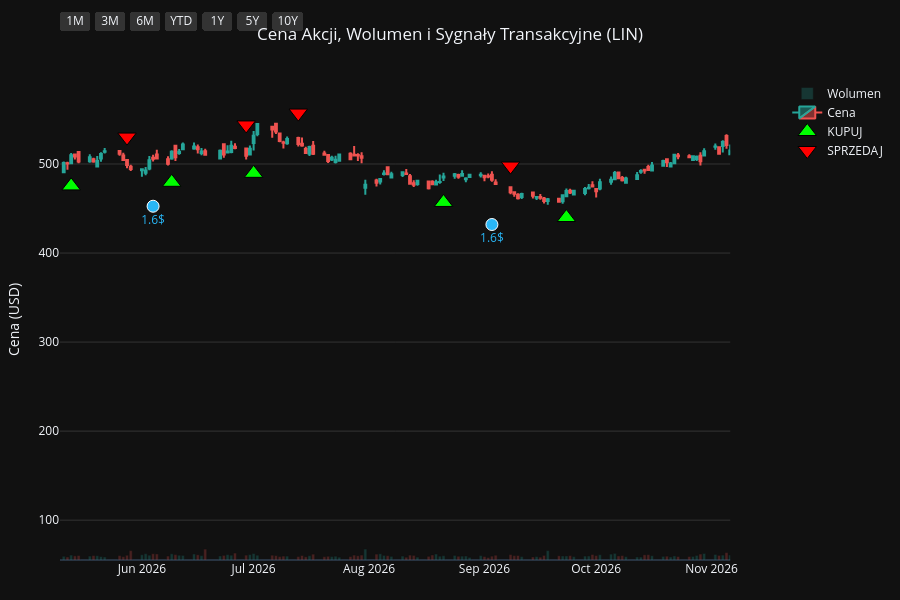
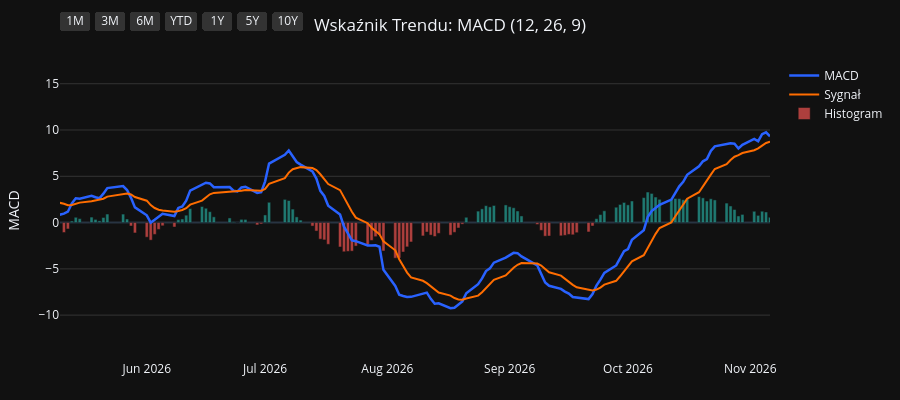
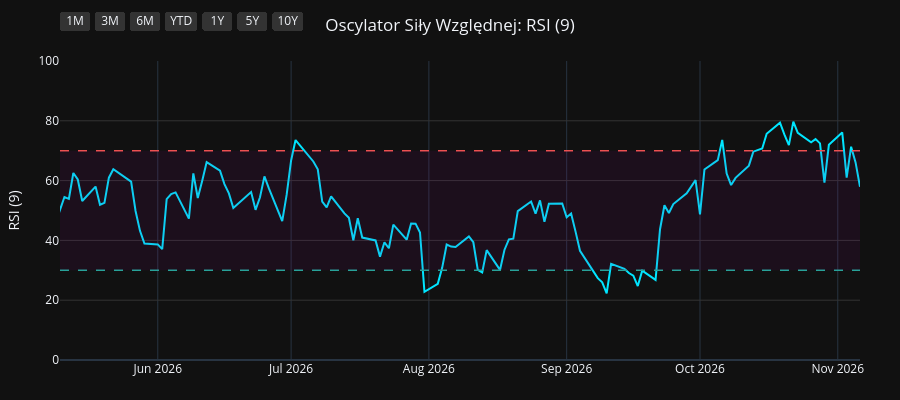
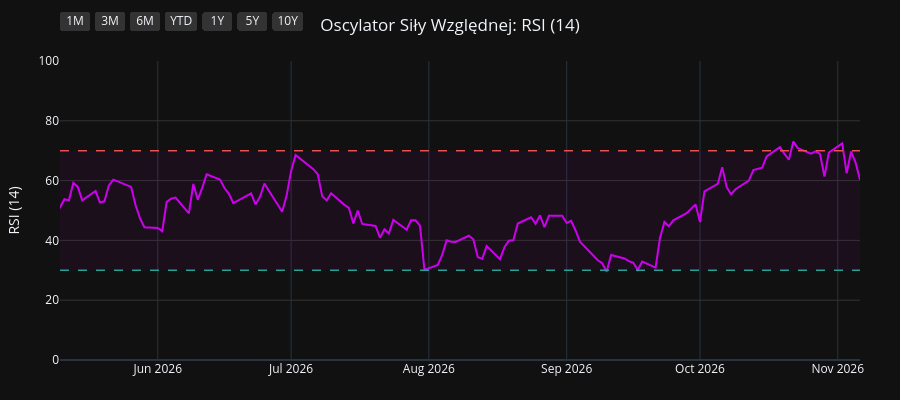

Write notebook code for charts like these, in order.
### Code cell
import os
import yfinance as yf
import pandas as pd
import pandas_ta as ta
import plotly.graph_objects as go
from plotly.subplots import make_subplots

# 1. Pobranie i przygotowanie danych
symbol = os.environ.get("STOCK_TICKER", "").strip().upper()
if not symbol:
    raise RuntimeError("Set STOCK_TICKER before running price_extractor.ipynb")
df = yf.Ticker(symbol).history(period="10y")
df.index = df.index.tz_localize(None)

# Wskaźniki i sygnały
df.ta.macd(fast=12, slow=26, signal=9, append=True)
df.ta.rsi(length=9, append=True)
df.ta.rsi(length=14, append=True)
df.ta.rsi(length=21, append=True)
df.dropna(inplace=True)

macd = df['MACD_12_26_9']
signal = df['MACDs_12_26_9']
wczorajszy_macd = macd.shift(1)
wczorajszy_signal = signal.shift(1)

df['Decyzja'] = 'BRAK'
df.loc[(macd > signal) & (wczorajszy_macd <= wczorajszy_signal), 'Decyzja'] = 'KUPUJ'
df.loc[(macd < signal) & (wczorajszy_macd >= wczorajszy_signal), 'Decyzja'] = 'SPRZEDAJ'

df_kupuj = df[df['Decyzja'] == 'KUPUJ']
df_sprzedaj = df[df['Decyzja'] == 'SPRZEDAJ']
df_dywidendy = df[df['Dividends'] > 0]
df_splity = df[df['Stock Splits'] > 0]

# Wspólna konfiguracja osi X
konfiguracja_osi_x = dict(
    type="date",
    showspikes=True, spikemode="across", spikesnap="cursor", spikedash="dot", spikecolor="#ffffff", spikethickness=1, hoverformat="%Y-%m-%d",
    rangeselector=dict(
        buttons=list([
            dict(count=1, label="1M", step="month", stepmode="backward"),
            dict(count=3, label="3M", step="month", stepmode="backward"),
            dict(count=6, label="6M", step="month", stepmode="backward"),
            dict(count=1, label="YTD", step="year", stepmode="todate"),
            dict(count=1, label="1Y", step="year", stepmode="backward"),
            dict(count=5, label="5Y", step="year", stepmode="backward"),
            dict(step="all", label="10Y")
        ]),
        bgcolor="#333333", activecolor="#2962ff", x=0, y=1.1
    )
)

# ==========================================
# WYKRES 1: CENA + WOLUMEN + SYGNAŁY
# ==========================================
fig1 = make_subplots(specs=[[{"secondary_y": True}]])

kolory_wolumenu = ['#26a69a' if row['Close'] >= row['Open'] else '#ef5350' for index, row in df.iterrows()]
fig1.add_trace(go.Bar(x=df.index, y=df['Volume'], marker_color=kolory_wolumenu, opacity=0.25, name='Wolumen'), secondary_y=True)
fig1.add_trace(go.Candlestick(x=df.index, open=df['Open'], high=df['High'], low=df['Low'], close=df['Close'], name='Cena', increasing_line_color='#26a69a', decreasing_line_color='#ef5350'), secondary_y=False)
fig1.add_trace(go.Scatter(x=df_kupuj.index, y=df_kupuj['Low'] * 0.95, customdata=df_kupuj[['Low', 'High']], mode='markers', marker=dict(symbol='triangle-up', size=16, color='#00ff00', line=dict(width=1, color='black')), name='KUPUJ', hovertemplate='KUPUJ<br>Najniższa: %{customdata[0]:.2f}<br>Najwyższa: %{customdata[1]:.2f}<extra></extra>'), secondary_y=False)
fig1.add_trace(go.Scatter(x=df_sprzedaj.index, y=df_sprzedaj['High'] * 1.05, customdata=df_sprzedaj[['Low', 'High']], mode='markers', marker=dict(symbol='triangle-down', size=16, color='#ff0000', line=dict(width=1, color='black')), name='SPRZEDAJ', hovertemplate='SPRZEDAJ<br>Najniższa: %{customdata[0]:.2f}<br>Najwyższa: %{customdata[1]:.2f}<extra></extra>'), secondary_y=False)

if not df_dywidendy.empty:
    fig1.add_trace(go.Scatter(x=df_dywidendy.index, y=df_dywidendy['Low'] * 0.90, mode='markers+text', marker=dict(symbol='circle', size=12, color='#29b6f6', line=dict(width=1, color='white')), text=df_dywidendy['Dividends'].apply(lambda x: f"{x}$"), textposition="bottom center", name='Dywidenda', showlegend=False, hovertemplate='Dywidenda: %{text}<extra></extra>', textfont=dict(color="#29b6f6")), secondary_y=False)
if not df_splity.empty:
                    fig1.add_trace(go.Scatter(x=df_splity.index, y=df_splity['High'], mode='markers+text', marker=dict(symbol='star', size=16, color='#ffee58', line=dict(width=1, color='black')), text=df_splity['Stock Splits'].apply(lambda x: f"{x:g}:1" if x >= 1 else f"1:{1 / x:g}"), textposition="top center", name='Split', hovertemplate='%{text}<extra></extra>', textfont=dict(color="#ffee58")), secondary_y=False)

fig1.update_layout(title=dict(text=f"Cena Akcji, Wolumen i Sygnały Transakcyjne ({symbol})", x=0.5, xanchor='center'), dragmode='pan', xaxis_rangeslider_visible=False, template='plotly_dark', height=600, hovermode='x unified', margin=dict(l=60, r=40, t=60, b=40))
fig1.update_xaxes(**konfiguracja_osi_x)
fig1.update_xaxes(range=[df.index.max() - pd.Timedelta(days=180), df.index.max()])
fig1.update_yaxes(title_text="Cena (USD)", secondary_y=False, gridcolor='#333333')
fig1.update_yaxes(range=[0, df['Volume'].max() * 4], showgrid=False, showticklabels=False, secondary_y=True)
fig1.show(config={'scrollZoom': True})

# ==========================================
# WYKRES 2: WSKAŹNIK MACD
# ==========================================
fig2 = go.Figure()
fig2.add_trace(go.Scatter(x=df.index, y=df['MACD_12_26_9'], line=dict(color='#2962ff', width=2.5), name='MACD'))
fig2.add_trace(go.Scatter(x=df.index, y=df['MACDs_12_26_9'], line=dict(color='#ff6d00', width=2), name='Sygnał'))
kolory_macd = ['#26a69a' if val >= 0 else '#ef5350' for val in df['MACDh_12_26_9']]
fig2.add_trace(go.Bar(x=df.index, y=df['MACDh_12_26_9'], marker_color=kolory_macd, name='Histogram', opacity=0.7))
fig2.update_layout(title=dict(text="Wskaźnik Trendu: MACD (12, 26, 9)", x=0.5, xanchor='center'), dragmode='pan', xaxis_rangeslider_visible=False, template='plotly_dark', height=400, hovermode='x unified', margin=dict(l=60, r=40, t=60, b=40))
fig2.update_xaxes(**konfiguracja_osi_x)
fig2.update_xaxes(range=[df.index.max() - pd.Timedelta(days=180), df.index.max()])
fig2.update_yaxes(title_text="MACD", gridcolor='#333333')
fig2.show(config={'scrollZoom': True})

# ==========================================
# WYKRES 3: OSCYLATOR RSI (9)
# ==========================================
fig3 = go.Figure()
fig3.add_trace(go.Scatter(x=df.index, y=df['RSI_9'], line=dict(color='#00e5ff', width=2), name='RSI (9)'))
fig3.add_hline(y=70, line_dash="dash", line_color="#ef5350", line_width=1.5)
fig3.add_hline(y=30, line_dash="dash", line_color="#26a69a", line_width=1.5)
fig3.add_hrect(y0=30, y1=70, line_width=0, fillcolor="purple", opacity=0.1)
fig3.update_layout(title=dict(text="Oscylator Siły Względnej: RSI (9)", x=0.5, xanchor='center'), dragmode='pan', xaxis_rangeslider_visible=False, template='plotly_dark', height=400, hovermode='x unified', margin=dict(l=60, r=40, t=60, b=40))
fig3.update_xaxes(**konfiguracja_osi_x)
fig3.update_xaxes(range=[df.index.max() - pd.Timedelta(days=180), df.index.max()])
fig3.update_yaxes(title_text="RSI (9)", range=[0, 100], gridcolor='#333333')
fig3.show(config={'scrollZoom': True})

# ==========================================
# WYKRES 4: OSCYLATOR RSI (14)
# ==========================================
fig4 = go.Figure()
fig4.add_trace(go.Scatter(x=df.index, y=df['RSI_14'], line=dict(color='#d500f9', width=2), name='RSI (14)'))
fig4.add_hline(y=70, line_dash="dash", line_color="#ef5350", line_width=1.5)
fig4.add_hline(y=30, line_dash="dash", line_color="#26a69a", line_width=1.5)
fig4.add_hrect(y0=30, y1=70, line_width=0, fillcolor="purple", opacity=0.1)
fig4.update_layout(title=dict(text="Oscylator Siły Względnej: RSI (14)", x=0.5, xanchor='center'), dragmode='pan', xaxis_rangeslider_visible=False, template='plotly_dark', height=400, hovermode='x unified', margin=dict(l=60, r=40, t=60, b=40))
fig4.update_xaxes(**konfiguracja_osi_x)
fig4.update_xaxes(range=[df.index.max() - pd.Timedelta(days=180), df.index.max()])
fig4.update_yaxes(title_text="RSI (14)", range=[0, 100], gridcolor='#333333')
fig4.show(config={'scrollZoom': True})

# ==========================================
# WYKRES 5: OSCYLATOR RSI (21)
# ==========================================
fig5 = go.Figure()
fig5.add_trace(go.Scatter(x=df.index, y=df['RSI_21'], line=dict(color='#64dd17', width=2), name='RSI (21)'))
fig5.add_hline(y=70, line_dash="dash", line_color="#ef5350", line_width=1.5)
fig5.add_hline(y=30, line_dash="dash", line_color="#26a69a", line_width=1.5)
fig5.add_hrect(y0=30, y1=70, line_width=0, fillcolor="purple", opacity=0.1)
fig5.update_layout(title=dict(text="Oscylator Siły Względnej: RSI (21)", x=0.5, xanchor='center'), dragmode='pan', xaxis_rangeslider_visible=False, template='plotly_dark', height=400, hovermode='x unified', margin=dict(l=60, r=40, t=60, b=40))
fig5.update_xaxes(**konfiguracja_osi_x)
fig5.update_xaxes(range=[df.index.max() - pd.Timedelta(days=180), df.index.max()])
fig5.update_yaxes(title_text="RSI (21)", range=[0, 100], gridcolor='#333333')
fig5.show(config={'scrollZoom': True})

### Figure 1 — Plotly figure (JSON) as saved in the notebook; plotly's stock layout.template omitted (floating-point values rounded to 4 significant figures; data arrays with more than 128 entries replaced by an {"elided": "..."} marker saying what was removed)
{"data": [{"marker": {"color": {"elided": "2481 str values"}}, "name": "Wolumen", "opacity": 0.25, "type": "bar", "x": {"elided": "2481 str values"}, "xaxis": "x", "y": {"elided": "2481 int values"}, "yaxis": "y2"}, {"close": {"elided": "2481 float values"}, "decreasing": {"line": {"color": "#ef5350"}}, "high": {"elided": "2481 float values"}, "increasing": {"line": {"color": "#26a69a"}}, "low": {"elided": "2481 float values"}, "name": "Cena", "open": {"elided": "2481 float values"}, "type": "candlestick", "x": {"elided": "2481 str values"}, "xaxis": "x", "yaxis": "y"}, {"customdata": {"elided": "103x2 float values"}, "hovertemplate": "KUPUJ<br>Najniższa: %{customdata[0]:.2f}<br>Najwyższa: %{customdata[1]:.2f}<extra></extra>", "marker": {"color": "#00ff00", "line": {"color": "black", "width": 1}, "size": 16, "symbol": "triangle-up"}, "mode": "markers", "name": "KUPUJ", "type": "scatter", "x": ["2017-01-24T00:00:00", "2017-02-15T00:00:00", "2017-03-20T00:00:00", "2017-03-28T00:00:00", "2017-04-21T00:00:00", "2017-06-01T00:00:00", "2017-06-09T00:00:00", "2017-07-19T00:00:00", "2017-08-16T00:00:00", "2017-09-06T00:00:00", "2017-10-26T00:00:00", "2017-11-21T00:00:00", "2017-12-21T00:00:00", "2017-12-28T00:00:00", "2018-02-23T00:00:00", "2018-03-06T00:00:00", "2018-04-10T00:00:00", "2018-06-06T00:00:00", "2018-07-05T00:00:00", "2018-08-27T00:00:00", "2018-10-22T00:00:00", "2018-11-07T00:00:00", "2018-11-30T00:00:00", "2018-12-12T00:00:00", "2018-12-28T00:00:00", "2019-02-12T00:00:00", "2019-03-14T00:00:00", "2019-04-02T00:00:00", "2019-05-14T00:00:00", "2019-06-04T00:00:00", "2019-08-29T00:00:00", "2019-10-11T00:00:00", "2019-12-13T00:00:00", "2020-01-16T00:00:00", "2020-02-05T00:00:00", "2020-03-26T00:00:00", "2020-05-08T00:00:00", "2020-05-18T00:00:00", "2020-07-02T00:00:00", "2020-09-02T00:00:00", "2020-10-09T00:00:00", "2020-10-23T00:00:00", "2020-11-03T00:00:00", "2020-12-18T00:00:00", "2020-12-24T00:00:00", "2021-02-08T00:00:00", "2021-02-23T00:00:00", "2021-03-02T00:00:00", "2021-03-08T00:00:00", "2021-04-16T00:00:00", "2021-05-07T00:00:00", "2021-06-30T00:00:00", "2021-07-21T00:00:00", "2021-08-30T00:00:00", "2021-10-14T00:00:00", "2021-12-09T00:00:00", "2022-02-18T00:00:00", "2022-02-28T00:00:00", "2022-03-10T00:00:00", "2022-05-17T00:00:00", "2022-07-18T00:00:00", "2022-09-12T00:00:00", "2022-10-04T00:00:00", "2023-01-12T00:00:00", "2023-02-07T00:00:00", "2023-02-24T00:00:00", "2023-03-28T00:00:00", "2023-05-01T00:00:00", "2023-06-07T00:00:00", "2023-07-14T00:00:00", "2023-08-29T00:00:00", "2023-10-10T00:00:00", "2023-10-30T00:00:00", "2024-02-02T00:00:00", "2024-02-06T00:00:00", "2024-05-13T00:00:00", "2024-07-12T00:00:00", "2024-08-15T00:00:00", "2024-09-24T00:00:00", "2024-10-15T00:00:00", "2024-11-25T00:00:00", "2025-01-08T00:00:00", "2025-03-31T00:00:00", "2025-04-17T00:00:00", "2025-07-01T00:00:00", "2025-07-24T00:00:00", "2025-08-07T00:00:00", "2025-09-12T00:00:00", "2025-09-23T00:00:00", "2025-11-12T00:00:00", "2025-11-26T00:00:00", "2025-12-11T00:00:00", "2026-01-22T00:00:00", "2026-02-12T00:00:00", "2026-04-02T00:00:00", "2026-04-08T00:00:00", "2026-04-24T00:00:00", "2026-05-01T00:00:00", "2026-05-13T00:00:00", "2026-06-09T00:00:00", "2026-07-01T00:00:00", "2026-08-21T00:00:00", "2026-09-23T00:00:00"], "xaxis": "x", "y": [94.8, 94.56, 96.23, 96.03, 97.12, 107.7, 109.6, 109.9, 108.0, 107.2, 118.3, 124.4, 127.5, 127.5, 126.6, 126.6, 121.0, 132.3, 135.0, 132.2, 135.3, 138.4, 132.2, 134.4, 131.3, 138.8, 147.5, 150.5, 153.1, 158.9, 160.1, 165.3, 179.9, 182.8, 184.1, 146.3, 160.2, 162.8, 190.4, 223.6, 208.9, 204.5, 202.8, 222.6, 223.7, 224.4, 219.7, 222.1, 218.5, 254.4, 261.8, 254.8, 258.0, 278.4, 269.6, 294.4, 266.0, 256.5, 250.6, 281.7, 248.0, 262.1, 255.0, 294.7, 288.4, 291.8, 312.8, 336.0, 326.6, 343.1, 345.7, 342.9, 341.6, 370.7, 377.2, 398.9, 402.9, 416.5, 440.0, 441.6, 419.2, 384.5, 426.9, 418.8, 438.2, 432.1, 436.8, 449.1, 444.9, 398.3, 381.5, 371.5, 413.8, 441.7, 466.6, 455.7, 473.6, 473.8, 475.4, 479.5, 489.5, 456.8, 439.9], "yaxis": "y"}, {"customdata": {"elided": "102x2 float values"}, "hovertemplate": "SPRZEDAJ<br>Najniższa: %{customdata[0]:.2f}<br>Najwyższa: %{customdata[1]:.2f}<extra></extra>", "marker": {"color": "#ff0000", "line": {"color": "black", "width": 1}, "size": 16, "symbol": "triangle-down"}, "mode": "markers", "name": "SPRZEDAJ", "type": "scatter", "x": ["2017-02-06T00:00:00", "2017-03-10T00:00:00", "2017-03-21T00:00:00", "2017-04-13T00:00:00", "2017-05-18T00:00:00", "2017-06-07T00:00:00", "2017-06-15T00:00:00", "2017-07-27T00:00:00", "2017-09-05T00:00:00", "2017-10-10T00:00:00", "2017-11-10T00:00:00", "2017-12-04T00:00:00", "2017-12-26T00:00:00", "2018-01-22T00:00:00", "2018-02-28T00:00:00", "2018-03-19T00:00:00", "2018-05-24T00:00:00", "2018-06-18T00:00:00", "2018-07-23T00:00:00", "2018-10-09T00:00:00", "2018-11-02T00:00:00", "2018-11-09T00:00:00", "2018-12-07T00:00:00", "2018-12-20T00:00:00", "2019-02-11T00:00:00", "2019-03-04T00:00:00", "2019-03-22T00:00:00", "2019-04-15T00:00:00", "2019-05-30T00:00:00", "2019-06-24T00:00:00", "2019-10-02T00:00:00", "2019-11-22T00:00:00", "2020-01-02T00:00:00", "2020-01-23T00:00:00", "2020-02-24T00:00:00", "2020-05-05T00:00:00", "2020-05-13T00:00:00", "2020-06-12T00:00:00", "2020-07-30T00:00:00", "2020-09-03T00:00:00", "2020-10-15T00:00:00", "2020-10-26T00:00:00", "2020-12-02T00:00:00", "2020-12-22T00:00:00", "2021-01-15T00:00:00", "2021-02-17T00:00:00", "2021-02-26T00:00:00", "2021-03-03T00:00:00", "2021-04-14T00:00:00", "2021-04-19T00:00:00", "2021-05-19T00:00:00", "2021-07-19T00:00:00", "2021-08-26T00:00:00", "2021-08-31T00:00:00", "2021-11-17T00:00:00", "2022-01-06T00:00:00", "2022-02-23T00:00:00", "2022-03-01T00:00:00", "2022-04-08T00:00:00", "2022-06-10T00:00:00", "2022-08-22T00:00:00", "2022-09-20T00:00:00", "2022-11-29T00:00:00", "2023-02-06T00:00:00", "2023-02-16T00:00:00", "2023-03-10T00:00:00", "2023-04-26T00:00:00", "2023-05-02T00:00:00", "2023-07-05T00:00:00", "2023-08-03T00:00:00", "2023-09-20T00:00:00", "2023-10-19T00:00:00", "2023-12-01T00:00:00", "2024-02-05T00:00:00", "2024-03-18T00:00:00", "2024-07-01T00:00:00", "2024-08-06T00:00:00", "2024-09-06T00:00:00", "2024-10-01T00:00:00", "2024-10-24T00:00:00", "2024-12-09T00:00:00", "2025-02-21T00:00:00", "2025-04-04T00:00:00", "2025-06-13T00:00:00", "2025-07-11T00:00:00", "2025-07-30T00:00:00", "2025-09-02T00:00:00", "2025-09-16T00:00:00", "2025-09-24T00:00:00", "2025-11-24T00:00:00", "2025-12-08T00:00:00", "2026-01-20T00:00:00", "2026-02-06T00:00:00", "2026-03-05T00:00:00", "2026-04-07T00:00:00", "2026-04-15T00:00:00", "2026-04-30T00:00:00", "2026-05-04T00:00:00", "2026-05-28T00:00:00", "2026-06-29T00:00:00", "2026-07-13T00:00:00", "2026-09-08T00:00:00"], "xaxis": "x", "y": [104.9, 106.1, 107.0, 107.1, 115.9, 122.6, 122.5, 122.9, 118.7, 129.5, 135.6, 140.8, 141.0, 148.3, 141.7, 140.4, 146.8, 147.0, 152.7, 152.5, 150.7, 152.7, 147.6, 146.4, 151.3, 158.1, 162.6, 169.8, 173.4, 192.8, 176.7, 195.8, 204.6, 200.0, 202.6, 177.4, 175.1, 197.3, 234.0, 250.5, 223.0, 223.8, 249.4, 247.1, 254.2, 242.9, 240.9, 243.8, 279.2, 282.7, 288.9, 279.1, 307.0, 308.5, 328.2, 340.2, 292.5, 288.6, 317.8, 310.8, 295.2, 281.7, 334.3, 323.6, 327.7, 347.3, 367.4, 373.0, 376.7, 387.3, 392.8, 377.5, 420.7, 407.4, 483.9, 449.5, 460.2, 478.4, 488.8, 489.4, 462.5, 477.2, 483.8, 488.3, 485.0, 487.8, 492.8, 495.6, 499.1, 427.3, 415.3, 452.2, 476.2, 517.0, 522.1, 521.3, 529.6, 528.2, 530.2, 543.9, 557.2, 497.7], "yaxis": "y"}, {"hovertemplate": "Dywidenda: %{text}<extra></extra>", "marker": {"color": "#29b6f6", "line": {"color": "white", "width": 1}, "size": 12, "symbol": "circle"}, "mode": "markers+text", "name": "Dywidenda", "showlegend": false, "text": ["0.788$", "0.788$", "0.788$", "0.788$", "0.825$", "0.825$", "0.825$", "0.825$", "0.875$", "0.875$", "0.875$", "0.875$", "0.963$", "0.963$", "0.963$", "0.963$", "1.06$", "1.06$", "1.06$", "1.06$", "1.17$", "1.17$", "1.17$", "1.17$", "1.275$", "1.275$", "1.275$", "1.275$", "1.39$", "1.39$", "1.39$", "1.39$", "1.5$", "1.5$", "1.5$", "1.5$", "1.6$", "1.6$", "1.6$"], "textfont": {"color": "#29b6f6"}, "textposition": "bottom center", "type": "scatter", "x": ["2017-03-03T00:00:00", "2017-06-05T00:00:00", "2017-09-07T00:00:00", "2017-12-06T00:00:00", "2018-03-06T00:00:00", "2018-06-06T00:00:00", "2018-08-03T00:00:00", "2018-12-17T00:00:00", "2019-03-07T00:00:00", "2019-05-31T00:00:00", "2019-08-30T00:00:00", "2019-12-02T00:00:00", "2020-03-05T00:00:00", "2020-06-02T00:00:00", "2020-09-02T00:00:00", "2020-12-02T00:00:00", "2021-03-04T00:00:00", "2021-06-02T00:00:00", "2021-09-02T00:00:00", "2021-12-02T00:00:00", "2022-03-10T00:00:00", "2022-06-02T00:00:00", "2022-09-01T00:00:00", "2022-12-01T00:00:00", "2023-03-13T00:00:00", "2023-06-01T00:00:00", "2023-09-01T00:00:00", "2023-12-01T00:00:00", "2024-03-13T00:00:00", "2024-06-04T00:00:00", "2024-09-04T00:00:00", "2024-12-03T00:00:00", "2025-03-13T00:00:00", "2025-06-04T00:00:00", "2025-09-04T00:00:00", "2025-12-03T00:00:00", "2026-03-11T00:00:00", "2026-06-04T00:00:00", "2026-09-03T00:00:00"], "xaxis": "x", "y": [90.69, 103.5, 102.9, 118.1, 119.9, 125.4, 130.2, 124.9, 134.6, 145.8, 152.6, 163.4, 160.3, 168.8, 211.9, 208.6, 202.5, 250.9, 263.9, 269.5, 237.4, 274.6, 233.4, 285.3, 287.4, 304.9, 335.7, 356.2, 409.5, 374.7, 413.4, 401.5, 394.8, 415.1, 416.1, 361.8, 421.3, 452.6, 432.0], "yaxis": "y"}], "layout": {"dragmode": "pan", "height": 600, "hovermode": "x unified", "margin": {"b": 40, "l": 60, "r": 40, "t": 60}, "title": {"text": "Cena Akcji, Wolumen i Sygnały Transakcyjne (LIN)", "x": 0.5, "xanchor": "center"}, "xaxis": {"anchor": "y", "domain": [0.0, 0.94], "hoverformat": "%Y-%m-%d", "range": ["2026-05-10T00:00:00", "2026-11-06T00:00:00"], "rangeselector": {"activecolor": "#2962ff", "bgcolor": "#333333", "buttons": [{"count": 1, "label": "1M", "step": "month", "stepmode": "backward"}, {"count": 3, "label": "3M", "step": "month", "stepmode": "backward"}, {"count": 6, "label": "6M", "step": "month", "stepmode": "backward"}, {"count": 1, "label": "YTD", "step": "year", "stepmode": "todate"}, {"count": 1, "label": "1Y", "step": "year", "stepmode": "backward"}, {"count": 5, "label": "5Y", "step": "year", "stepmode": "backward"}, {"label": "10Y", "step": "all"}], "x": 0, "y": 1.1}, "rangeslider": {"visible": false}, "showspikes": true, "spikecolor": "#ffffff", "spikedash": "dot", "spikemode": "across", "spikesnap": "cursor", "spikethickness": 1, "type": "date"}, "yaxis": {"anchor": "x", "domain": [0.0, 1.0], "gridcolor": "#333333", "title": {"text": "Cena (USD)"}}, "yaxis2": {"anchor": "x", "overlaying": "y", "range": [0, 229502400], "showgrid": false, "showticklabels": false, "side": "right"}}}

### Figure 2 — Plotly figure (JSON) as saved in the notebook; plotly's stock layout.template omitted (floating-point values rounded to 4 significant figures; data arrays with more than 128 entries replaced by an {"elided": "..."} marker saying what was removed)
{"data": [{"line": {"color": "#2962ff", "width": 2.5}, "name": "MACD", "type": "scatter", "x": {"elided": "2481 str values"}, "y": {"elided": "2481 float values"}}, {"line": {"color": "#ff6d00", "width": 2}, "name": "Sygnał", "type": "scatter", "x": {"elided": "2481 str values"}, "y": {"elided": "2481 float values"}}, {"marker": {"color": {"elided": "2481 str values"}}, "name": "Histogram", "opacity": 0.7, "type": "bar", "x": {"elided": "2481 str values"}, "y": {"elided": "2481 float values"}}], "layout": {"dragmode": "pan", "height": 400, "hovermode": "x unified", "margin": {"b": 40, "l": 60, "r": 40, "t": 60}, "title": {"text": "Wskaźnik Trendu: MACD (12, 26, 9)", "x": 0.5, "xanchor": "center"}, "xaxis": {"hoverformat": "%Y-%m-%d", "range": ["2026-05-10T00:00:00", "2026-11-06T00:00:00"], "rangeselector": {"activecolor": "#2962ff", "bgcolor": "#333333", "buttons": [{"count": 1, "label": "1M", "step": "month", "stepmode": "backward"}, {"count": 3, "label": "3M", "step": "month", "stepmode": "backward"}, {"count": 6, "label": "6M", "step": "month", "stepmode": "backward"}, {"count": 1, "label": "YTD", "step": "year", "stepmode": "todate"}, {"count": 1, "label": "1Y", "step": "year", "stepmode": "backward"}, {"count": 5, "label": "5Y", "step": "year", "stepmode": "backward"}, {"label": "10Y", "step": "all"}], "x": 0, "y": 1.1}, "rangeslider": {"visible": false}, "showspikes": true, "spikecolor": "#ffffff", "spikedash": "dot", "spikemode": "across", "spikesnap": "cursor", "spikethickness": 1, "type": "date"}, "yaxis": {"gridcolor": "#333333", "title": {"text": "MACD"}}}}

### Figure 3 — Plotly figure (JSON) as saved in the notebook; plotly's stock layout.template omitted (floating-point values rounded to 4 significant figures; data arrays with more than 128 entries replaced by an {"elided": "..."} marker saying what was removed)
{"data": [{"line": {"color": "#00e5ff", "width": 2}, "name": "RSI (9)", "type": "scatter", "x": {"elided": "2481 str values"}, "y": {"elided": "2481 float values"}}], "layout": {"dragmode": "pan", "height": 400, "hovermode": "x unified", "margin": {"b": 40, "l": 60, "r": 40, "t": 60}, "shapes": [{"line": {"color": "#ef5350", "dash": "dash", "width": 1.5}, "type": "line", "x0": 0, "x1": 1, "xref": "x domain", "y0": 70, "y1": 70, "yref": "y"}, {"line": {"color": "#26a69a", "dash": "dash", "width": 1.5}, "type": "line", "x0": 0, "x1": 1, "xref": "x domain", "y0": 30, "y1": 30, "yref": "y"}, {"fillcolor": "purple", "line": {"width": 0}, "opacity": 0.1, "type": "rect", "x0": 0, "x1": 1, "xref": "x domain", "y0": 30, "y1": 70, "yref": "y"}], "title": {"text": "Oscylator Siły Względnej: RSI (9)", "x": 0.5, "xanchor": "center"}, "xaxis": {"hoverformat": "%Y-%m-%d", "range": ["2026-05-10T00:00:00", "2026-11-06T00:00:00"], "rangeselector": {"activecolor": "#2962ff", "bgcolor": "#333333", "buttons": [{"count": 1, "label": "1M", "step": "month", "stepmode": "backward"}, {"count": 3, "label": "3M", "step": "month", "stepmode": "backward"}, {"count": 6, "label": "6M", "step": "month", "stepmode": "backward"}, {"count": 1, "label": "YTD", "step": "year", "stepmode": "todate"}, {"count": 1, "label": "1Y", "step": "year", "stepmode": "backward"}, {"count": 5, "label": "5Y", "step": "year", "stepmode": "backward"}, {"label": "10Y", "step": "all"}], "x": 0, "y": 1.1}, "rangeslider": {"visible": false}, "showspikes": true, "spikecolor": "#ffffff", "spikedash": "dot", "spikemode": "across", "spikesnap": "cursor", "spikethickness": 1, "type": "date"}, "yaxis": {"gridcolor": "#333333", "range": [0, 100], "title": {"text": "RSI (9)"}}}}

### Figure 4 — Plotly figure (JSON) as saved in the notebook; plotly's stock layout.template omitted (floating-point values rounded to 4 significant figures; data arrays with more than 128 entries replaced by an {"elided": "..."} marker saying what was removed)
{"data": [{"line": {"color": "#d500f9", "width": 2}, "name": "RSI (14)", "type": "scatter", "x": {"elided": "2481 str values"}, "y": {"elided": "2481 float values"}}], "layout": {"dragmode": "pan", "height": 400, "hovermode": "x unified", "margin": {"b": 40, "l": 60, "r": 40, "t": 60}, "shapes": [{"line": {"color": "#ef5350", "dash": "dash", "width": 1.5}, "type": "line", "x0": 0, "x1": 1, "xref": "x domain", "y0": 70, "y1": 70, "yref": "y"}, {"line": {"color": "#26a69a", "dash": "dash", "width": 1.5}, "type": "line", "x0": 0, "x1": 1, "xref": "x domain", "y0": 30, "y1": 30, "yref": "y"}, {"fillcolor": "purple", "line": {"width": 0}, "opacity": 0.1, "type": "rect", "x0": 0, "x1": 1, "xref": "x domain", "y0": 30, "y1": 70, "yref": "y"}], "title": {"text": "Oscylator Siły Względnej: RSI (14)", "x": 0.5, "xanchor": "center"}, "xaxis": {"hoverformat": "%Y-%m-%d", "range": ["2026-05-10T00:00:00", "2026-11-06T00:00:00"], "rangeselector": {"activecolor": "#2962ff", "bgcolor": "#333333", "buttons": [{"count": 1, "label": "1M", "step": "month", "stepmode": "backward"}, {"count": 3, "label": "3M", "step": "month", "stepmode": "backward"}, {"count": 6, "label": "6M", "step": "month", "stepmode": "backward"}, {"count": 1, "label": "YTD", "step": "year", "stepmode": "todate"}, {"count": 1, "label": "1Y", "step": "year", "stepmode": "backward"}, {"count": 5, "label": "5Y", "step": "year", "stepmode": "backward"}, {"label": "10Y", "step": "all"}], "x": 0, "y": 1.1}, "rangeslider": {"visible": false}, "showspikes": true, "spikecolor": "#ffffff", "spikedash": "dot", "spikemode": "across", "spikesnap": "cursor", "spikethickness": 1, "type": "date"}, "yaxis": {"gridcolor": "#333333", "range": [0, 100], "title": {"text": "RSI (14)"}}}}
